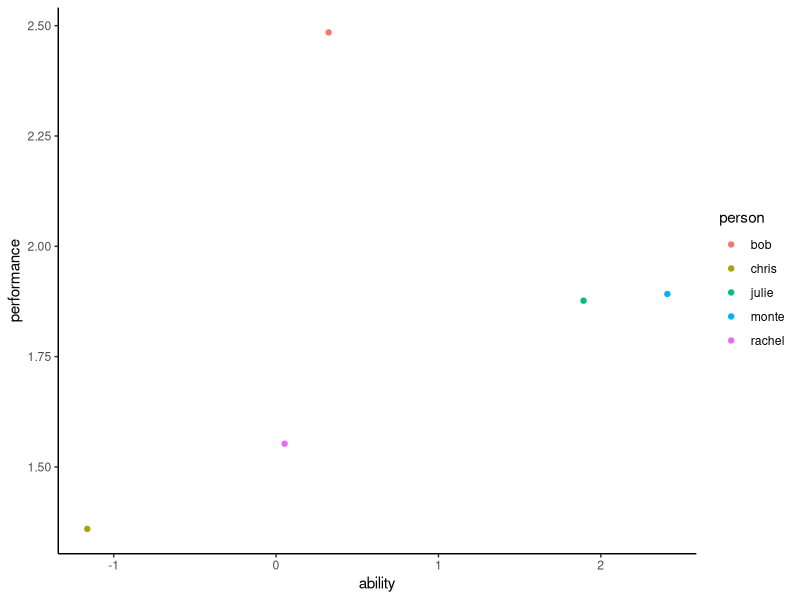
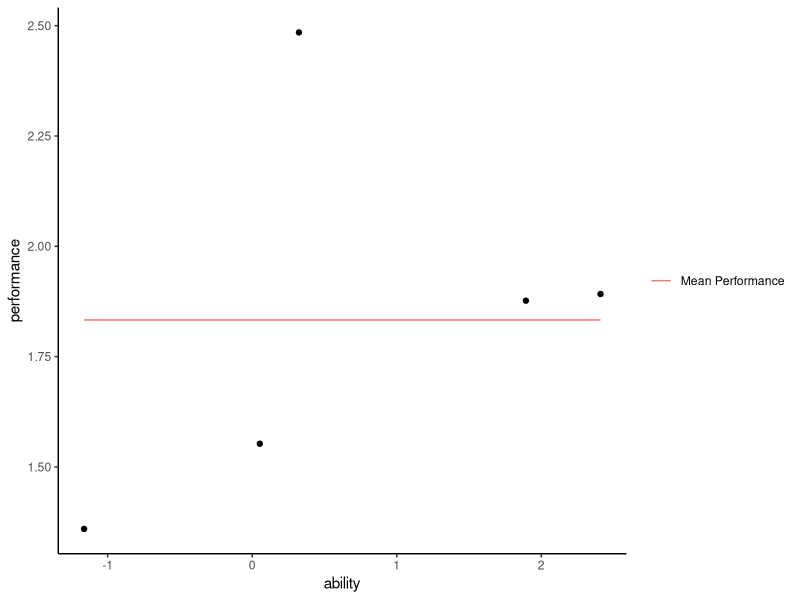
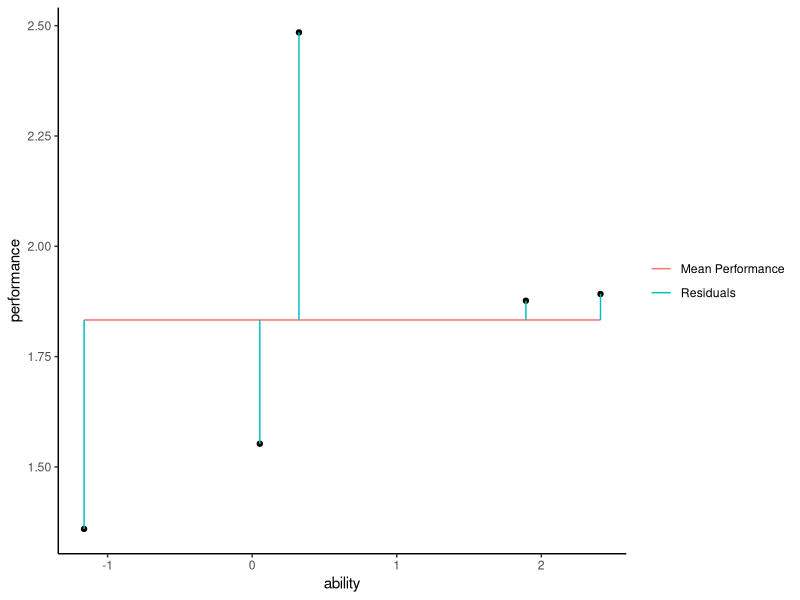
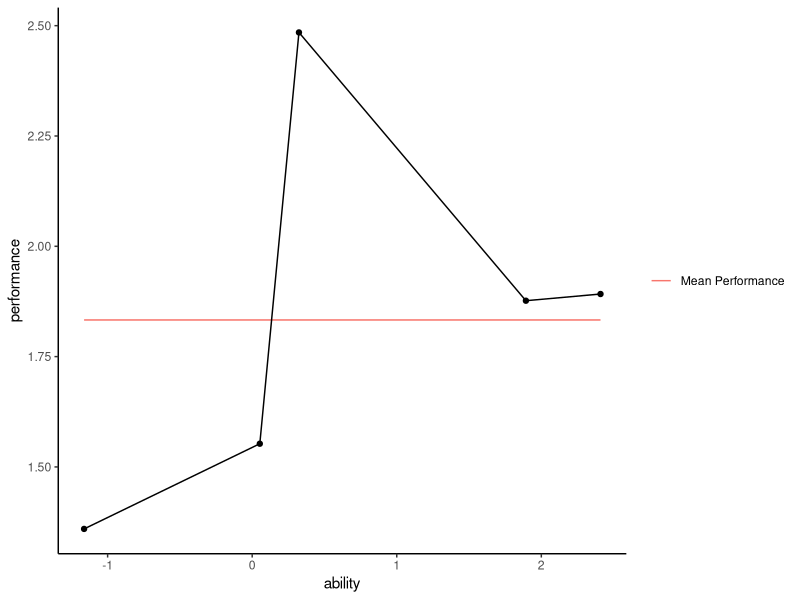
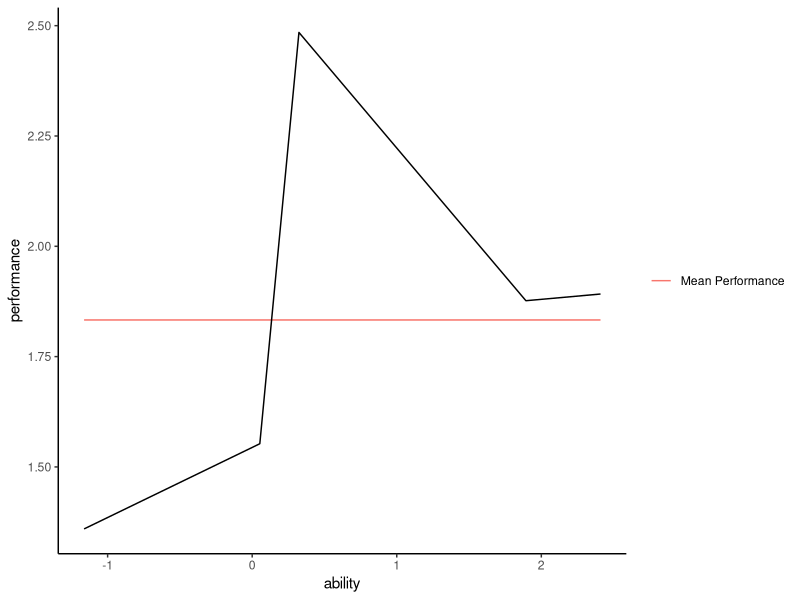
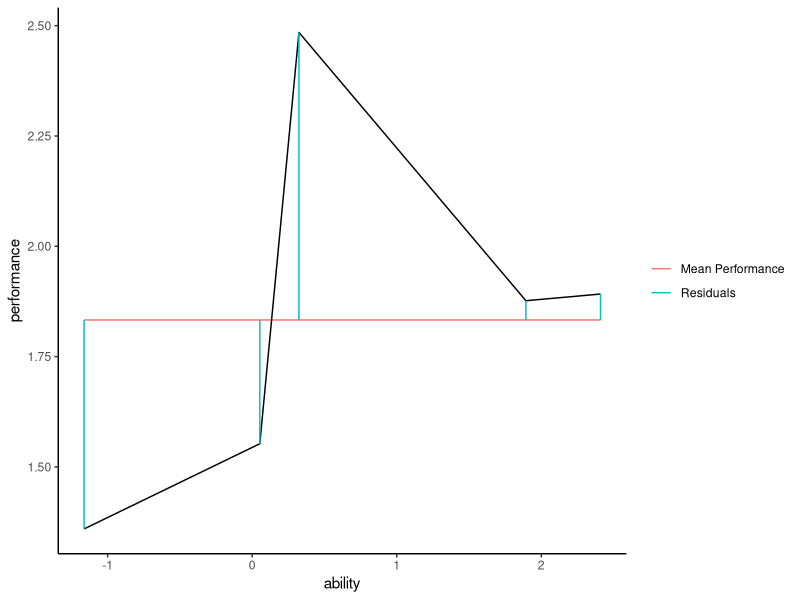

These charts were generated, in order, by the following R code:
## ---- chunk 1
knitr::opts_chunk$set(echo = F, warning = F, message = F)
library(tidyverse)
library(ggplot2)
## ---- chunk 2
set.seed(496)
no_df <- data.frame(
  'performance' = c(rnorm(5, 2, 1)),
  'ability' = c(rnorm(5, 1, 1)),
  'person' = c('chris', 'bob', 'julie', 'rachel', 'monte')
)

ggplot(no_df, aes(x = ability, y = performance, color = person)) + 
  theme_classic() + 
  geom_point()

## ---- chunk 3

mean_df <- no_df %>%
  mutate(mean_performance = mean(performance)) %>%
  mutate(legend = c('Mean Performance'))

ggplot() + 
  geom_point(data = no_df, aes(x = ability, y = performance)) + 
  geom_line(data = mean_df, aes(x = ability, y = mean_performance, color = legend)) + 
  theme_classic() + 
  theme(legend.title = element_blank())

## ---- chunk 4

mean_df <- mean_df %>%
  mutate('Residuals' = rep(NA, nrow(mean_df))) %>%
  mutate(resid_legend = rep('Residuals'))

ggplot(no_df, aes(x = ability, y = performance)) + 
  geom_point() + 
  geom_line(data = mean_df, aes(x = ability, y = mean_performance, color = legend)) + 
  theme_classic() + 
  theme(legend.title = element_blank()) + 
  geom_segment(data = mean_df, aes(xend = ability, yend = mean_performance, color = resid_legend))

## ---- chunk 5

ggplot(no_df, aes(x = ability, y = performance)) + 
  geom_point() + 
  geom_line(data = mean_df, aes(x = ability, y = mean_performance, color = legend)) + 
  theme_classic() + 
  theme(legend.title = element_blank()) + 
  geom_line()


## ---- chunk 6

ggplot(no_df, aes(x = ability, y = performance)) + 
  geom_line(data = mean_df, aes(x = ability, y = mean_performance, color = legend)) + 
  theme_classic() + 
  theme(legend.title = element_blank()) + 
  geom_line()

## ---- chunk 7

ggplot(no_df, aes(x = ability, y = performance)) + 
  geom_line(data = mean_df, aes(x = ability, y = mean_performance, color = legend)) + 
  theme_classic() + 
  theme(legend.title = element_blank()) + 
  geom_line() + 
  geom_segment(data = mean_df, aes(xend = ability, yend = mean_performance, color = resid_legend))



